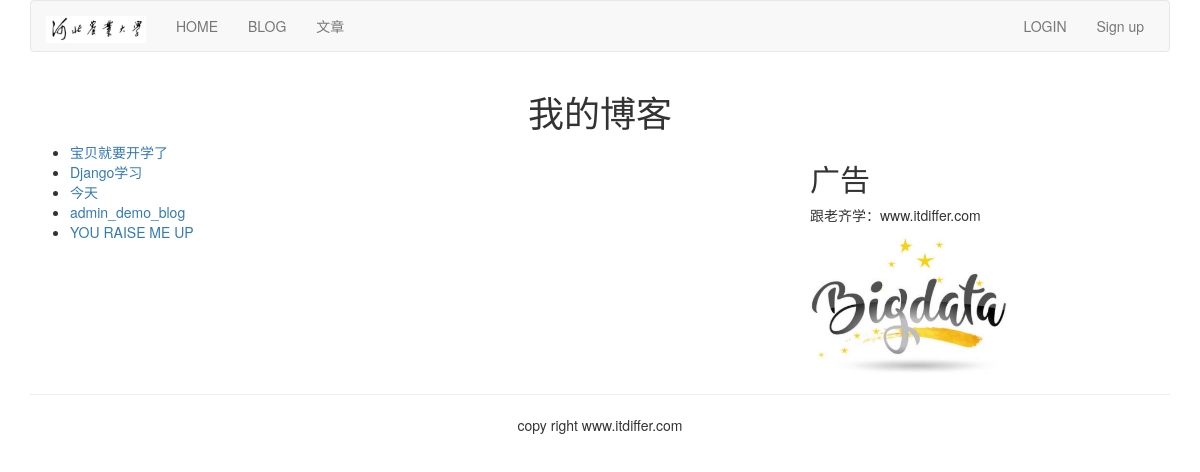
Screenshot of /blog/ with the database file from the repository.
### blog/models.py (models this page shows, shortened)
class BlogArticles(models.Model):
    title = models.CharField(max_length=300)
    author = models.ForeignKey(User, on_delete=models.CASCADE, related_name="blog_post")
    body = models.TextField()
    publish = models.DateTimeField(default=timezone.now)
    class Meta:
        ordering = ("-publish",)   # ,号很关键

### blog/views.py (the view)
# urls.py: path("", views.blog_title, name='blog_title'),
def blog_title(request):
    blogs = BlogArticles.objects.all()
    return render(request, "blog/titles.html", {"blogs":blogs})

### templates/blog/titles.html (shortened to what this page needs)
{% extends "base.html" %}
{% load static %}
{% block content %}
    <div class="row text-center vertical-middle-sm">
        <h1>我的博客</h1>
    </div>
    <div class="row">
        <div class="col-xs-12 col-md-8">
            <ul>
                {% for blog in blogs %}
                <li><a href="{{ blog.id }}">{{ blog.title }}</a></li>
                {% endfor %}
            </ul>
        </div>
        <div class="col-xs-6 col-md-4">
            <h2>广告</h2>
            <p>跟老齐学：www.itdiffer.com</p>
            <img width="200px" src="{% static  '/images/bigdata1.png'%}" alt="bigdata">
        </div>
    </div>
{% endblock %}

### rows the page displays
BlogArticles: title "宝贝就要开学了"
BlogArticles: title "Django学习"
BlogArticles: title "今天"
BlogArticles: title "admin_demo_blog"
BlogArticles: title "YOU RAISE ME UP"
